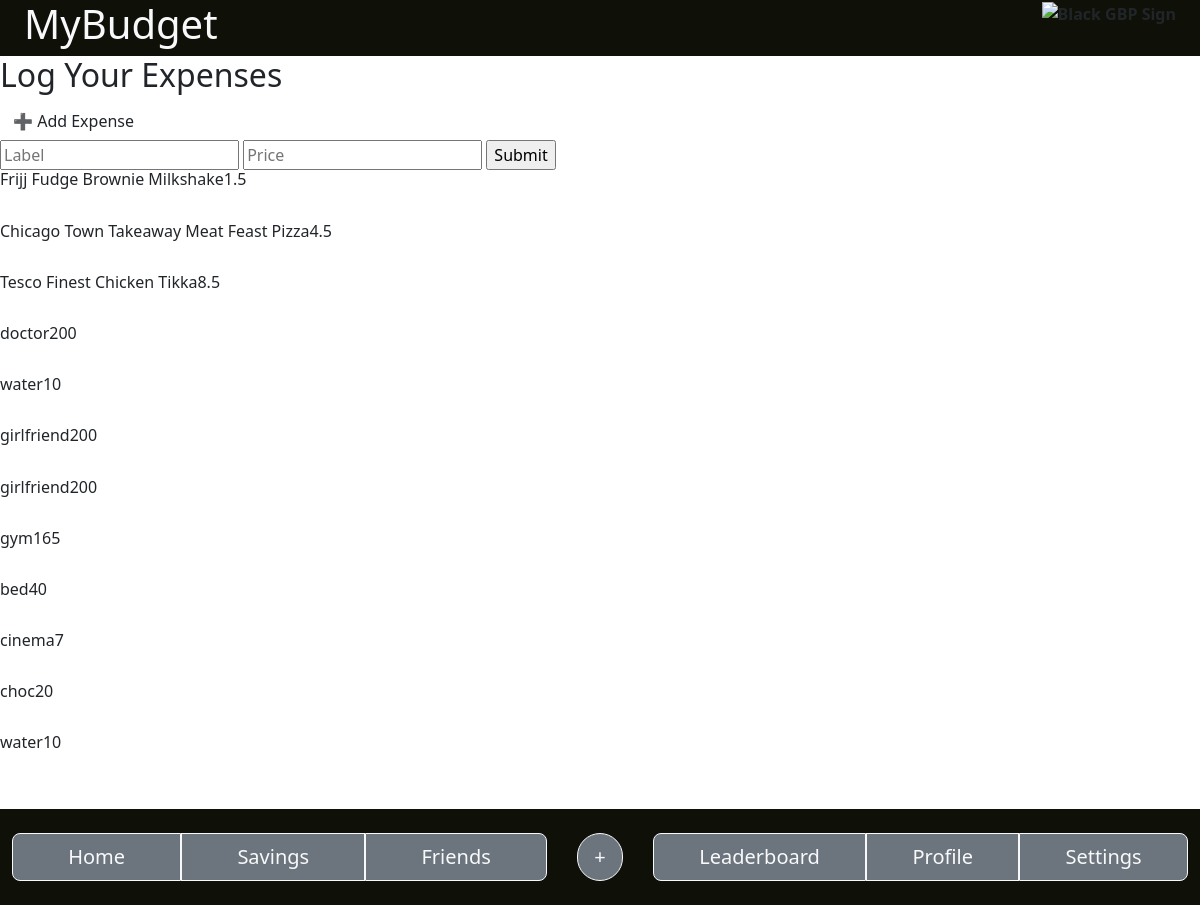
The app's page /expenses (signed in) with its own data.
### app.py (models this page shows)
class Purchase(db.Model):
    id = db.Column(db.Integer, primary_key=True)
    label = db.Column(db.String(150), nullable=False)
    price = db.Column(db.Integer, nullable=False)
    category = db.Column(db.String(150), nullable=False)
    user_id = db.Column(db.Integer, db.ForeignKey('user.id'), nullable=False)
    user = db.relationship('User', back_populates='purchases')

### app.py (the view, shortened to what this page needs)
@app.route("/expenses" ,methods=["GET", "POST"])
@login_required
def expenses():
    purchases = Purchase.query.filter(Purchase.user_id == current_user.id).order_by(Purchase.id.desc()).all()
    return render_template("expenses.html",purchases=purchases)

### app.py (called while the page is built)
@login_manager.user_loader
def load_user(user_id):
    return User.query.get(int(user_id))

### templates/expenses.html (shortened to what this page needs)
<!doctype html>
<html lang="en">
    <head>
        <link href="../static/Bootstrap/bootstrap.css" rel="stylesheet"/>
        <link href="link to custom css" rel="stylesheet"/>
    </head>
    <body>
        <header>
            <div class="container-fluid" style="background-color: #0F1108;">
                <div class="row m-0">
                    <div class="col">
                        <span class="fw-bold text-light">
                            <h1>MyBudget</h1>
                        </span>
                    </div>
                    <div class="col text-end">
                        <span class="fw-bold">
                            <img src="../Photos/app logo short.png" class="img-fluid" alt="Black GBP Sign">
                        </span>
                    </div>
                </div>
            </div>
        </header>
        <main>
            <h2>Log Your Expenses</h2>
            <button class="btn">➕ Add Expense</button>
            <div class="expense-list">
                <form method="post">
                    <input type="text" placeholder="Label" name="label">
                    <input type="text" placeholder="Price" name="price">
                    <input type="submit">
                </form>
                <div>
                    {%for purchase in purchases %}
                    <h6>{{purchase.label}}{{purchase.price}}</h6><br>
                    {% endfor %}
                </div>
            </div>
        </main>
        <nav class="navbar navbar-extend-md navbar-dark m-0 fixed-bottom" style="background-color: #0F1108;">
            <div class="container-fluid justify-content-center py-2" style="background-color: #0F1108;">
                <div class="col btn-group m-0">
                    <a href="/home" class="btn btn-secondary btn-outline-light btn-lg mx-0">Home</a>
                    <a href="/savings" class="btn btn-secondary btn-outline-light btn-lg mx-0">Savings</a>
                    <a href="/friends" class="btn btn-secondary btn-outline-light btn-lg mx-0 me-1">Friends</a>
                </div>
                <div class="col-12 col-md-1 text-center">
                    <div class="btn-group dropup">
                        <button type="button" class="btn btn-secondary btn-outline-light btn-lg rounded-pill mx-0 my-2" data-bs-toggle="dropdown" aria-expanded="false">
                            +
                        </button>
                    </div>
                </div>
                <div class="col btn-group m-0">
                    <a href="/leaderboard" class="btn btn-secondary btn-outline-light btn-lg mx-0 ms-1">Leaderboard</a>
                    <a href="/profile" class="btn btn-secondary btn-outline-light btn-lg mx-0">Profile</a>
                    <a href="/settings" class="btn btn-secondary btn-outline-light btn-lg mx-0">Settings</a>
                </div>
            </div>
        </nav>
        <footer class="my-5">
            <p>© 2025 Budget Planner. All rights reserved.</p>
        </footer>
    </body>
</html>

### records on screen
Purchase: label "Frijj Fudge Brownie Milkshake", price "1.5"
Purchase: label "Chicago Town Takeaway Meat Feast Pizza", price "4.5"
Purchase: label "Tesco Finest Chicken Tikka", price "8.5"
Purchase: label "doctor", price "200"
Purchase: label "water", price "10"
Purchase: label "girlfriend", price "200"
Purchase: label "girlfriend", price "200"
Purchase: label "gym", price "165"
Purchase: label "bed", price "40"
Purchase: label "cinema", price "7"
Purchase: label "choc", price "20"
Purchase: label "water", price "10"
